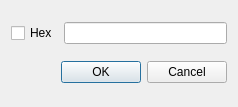
<?xml version="1.0" encoding="UTF-8"?>
<ui version="4.0">
 <class>WriteForm</class>
 <widget class="QDialog" name="WriteForm">
  <property name="geometry">
   <rect>
    <x>0</x>
    <y>0</y>
    <width>238</width>
    <height>107</height>
   </rect>
  </property>
  <property name="windowTitle">
   <string>Write</string>
  </property>
  <property name="modal">
   <bool>true</bool>
  </property>
  <layout class="QVBoxLayout" name="verticalLayout">
   <item>
    <layout class="QHBoxLayout" name="horizontalLayout">
     <item>
      <widget class="QCheckBox" name="ishex">
       <property name="text">
        <string>Hex</string>
       </property>
      </widget>
     </item>
     <item>
      <widget class="QLineEdit" name="value"/>
     </item>
    </layout>
   </item>
   <item>
    <widget class="QDialogButtonBox" name="buttonBox">
     <property name="orientation">
      <enum>Qt::Horizontal</enum>
     </property>
     <property name="standardButtons">
      <set>QDialogButtonBox::Cancel|QDialogButtonBox::Ok</set>
     </property>
    </widget>
   </item>
  </layout>
 </widget>
 <resources/>
 <connections>
  <connection>
   <sender>buttonBox</sender>
   <signal>accepted()</signal>
   <receiver>WriteForm</receiver>
   <slot>accept()</slot>
   <hints>
    <hint type="sourcelabel">
     <x>248</x>
     <y>254</y>
    </hint>
    <hint type="destinationlabel">
     <x>157</x>
     <y>274</y>
    </hint>
   </hints>
  </connection>
  <connection>
   <sender>buttonBox</sender>
   <signal>rejected()</signal>
   <receiver>WriteForm</receiver>
   <slot>reject()</slot>
   <hints>
    <hint type="sourcelabel">
     <x>316</x>
     <y>260</y>
    </hint>
    <hint type="destinationlabel">
     <x>286</x>
     <y>274</y>
    </hint>
   </hints>
  </connection>
 </connections>
</ui>
